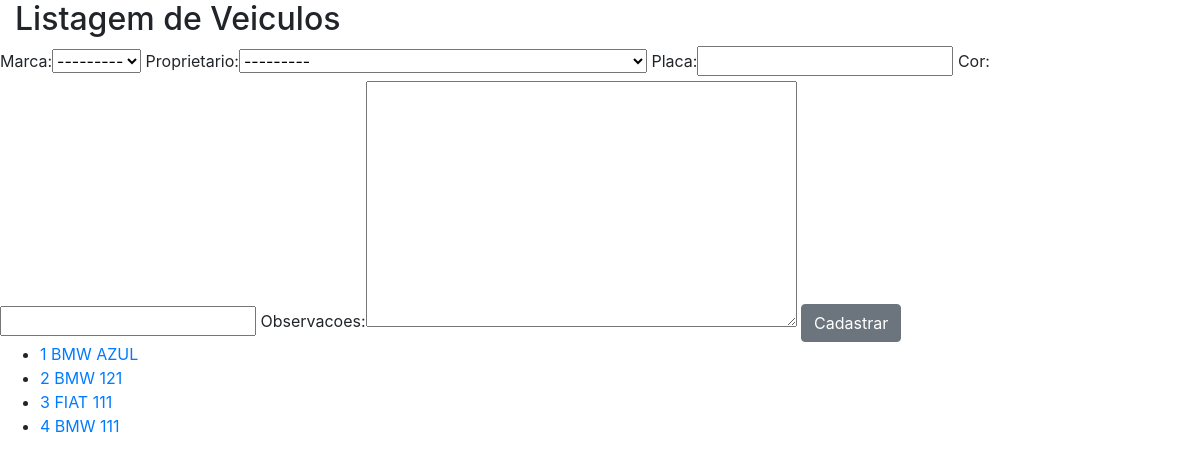
The page /sistema/veiculos/ on the database its author committed.
### core/models.py (models this page shows, shortened)
class Veiculo(models.Model):
	marca = models.ForeignKey('Marca', on_delete=models.PROTECT)
	proprietario = models.ForeignKey('Pessoa', on_delete=models.PROTECT)
	placa = models.CharField(max_length=7)
	cor = models.CharField(max_length=15)
	observacoes = models.TextField()

class Marca(models.Model):
	nome = models.CharField(max_length=50)
	def __str__(self):
		return self.nome

### core/views.py (the view)
def lista_veiculos(request):
	veiculos = Veiculo.objects.all()
	form = VeiculoForm()
	data = {'veiculos': veiculos, 'form' : form}
	return render(request,'core/lista_veiculos.html',data)

### core/forms.py
class VeiculoForm(ModelForm):
	class Meta:
		model = Veiculo
		fields = '__all__'

### core/models.py (called while the page is built)
	def __str__(self):
		return self.nome + " " + self.endereco + " " + self.telefone

### core/templates/core/lista_veiculos.html (shortened to what this page needs)
{% extends 'base.html' %}
{% block main %}
{% load bootstrap %}
<div class="row">
	<div class="col">
		<h2>Listagem de Veiculos</h2>
	</div>
</div>
<div class="row">
	<div class="col-06">
		<form action="{% url 'core_veiculo_novo' %}" method="POST">
			{{form|bootstrap}}
			<button class="btn btn-secondary" ype="submit">Cadastrar</button>
		</form>
	</div>
	<div class="col-06">
		<ul>
			{% for veiculo in veiculos %}
				<li>
					<a href="{% url 'core_veiculo_update' veiculo.id %}">{{veiculo.id}} {{veiculo.marca}} {{veiculo.cor}}</a>
				</li>
			{% endfor %}
		</ul>
	</div>
	</div>
{% endblock %}

### rows shown on the page
Veiculo: id "1", marca "BMW", cor "AZUL"
Veiculo: id "2", marca "BMW", cor "121"
Veiculo: id "3", marca "FIAT", cor "111"
Veiculo: id "4", marca "BMW", cor "111"
